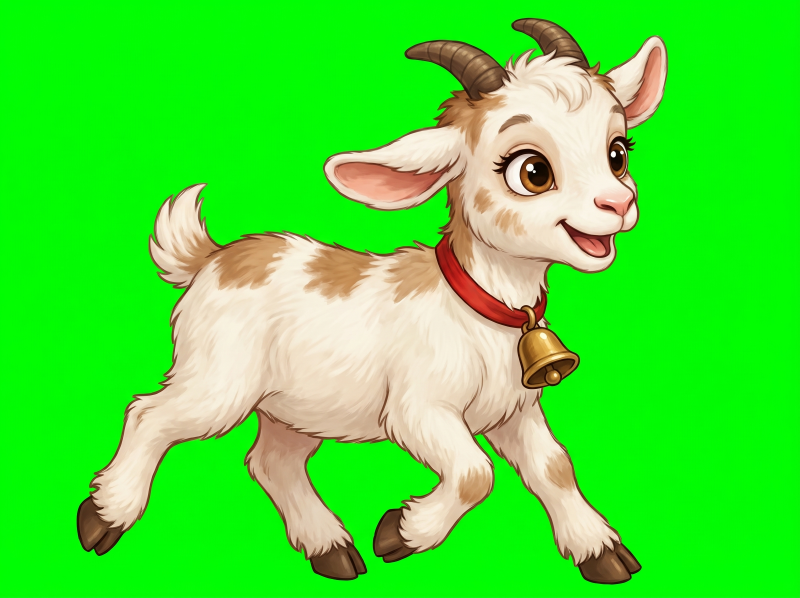
#> input picture _source/art_package/raw/gudiya_trot_01.png, 2400 x 1792 px (shown at 1/3 size)
$ python -i gen.py   (imports and definitions only)
#> lines starting #> are read from the running program, lines starting #| are printed output that depends on the picture
# Gemini image generation + magenta-key background removal for the Mela sprites.
# Key: env GEMINI_API_KEY (never stored in this folder).
import base64, io, json, os, sys, time, urllib.request
import numpy as np
from PIL import Image

MODEL = os.environ.get('GEMINI_IMAGE_MODEL', 'gemini-3-pro-image')
# [1 line that did not run here, left out]
MAGENTA, GREEN = (255, 0, 255), (0, 255, 0)
ROOT = os.path.abspath(os.path.join(os.path.dirname(__file__), '..'))

# [10 lines left out: function on_bg, not called in this run]

def png_b64(img):
    b = io.BytesIO(); img.save(b, 'PNG'); return base64.b64encode(b.getvalue()).decode()

# [39 lines left out: functions generate, key_out, not called in this run]

def trim(im, pad=0):
    bb = im.split()[3].point(lambda v: 255 if v > 8 else 0).getbbox()
    return im.crop((bb[0] - pad, bb[1] - pad, bb[2] + pad, bb[3] + pad)) if bb else im

>>> import cv2
>>> picture = cv2.imread('../raw/gudiya_trot_01.png', cv2.IMREAD_GRAYSCALE)
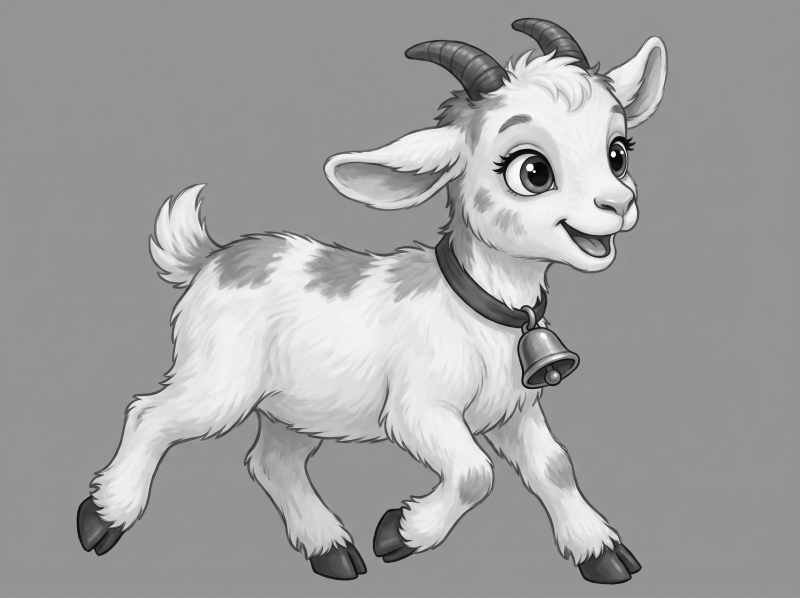
#> picture: shape (1792, 2400) (shown at 1/3 size); min 0, max 255, mean 160
>>> result = trim(picture)
#> (the run stopped early here; a loop or call above may not have finished)
